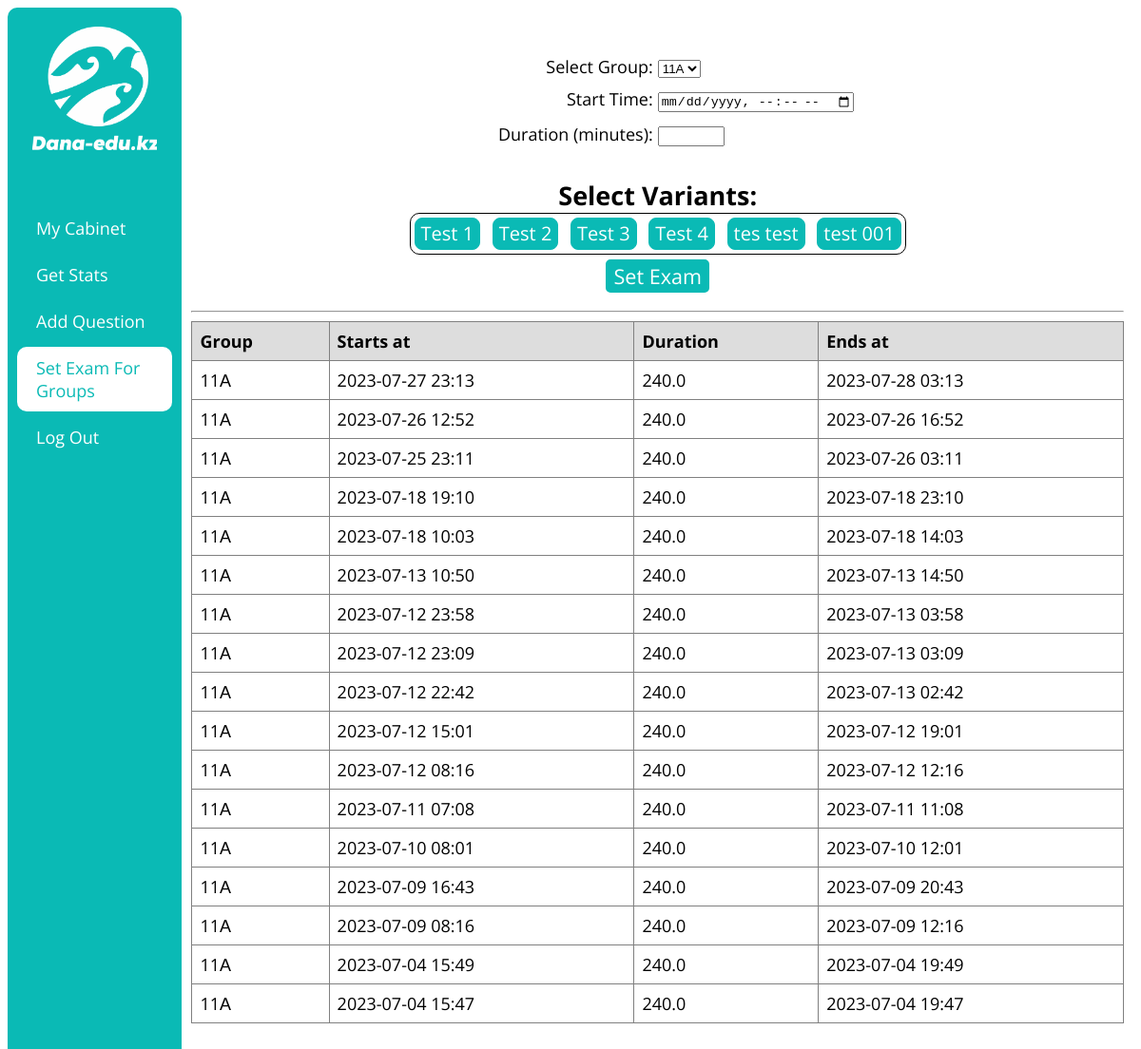
/set_exam_for_groups (signed in), run on an earlier commit of the app's database.
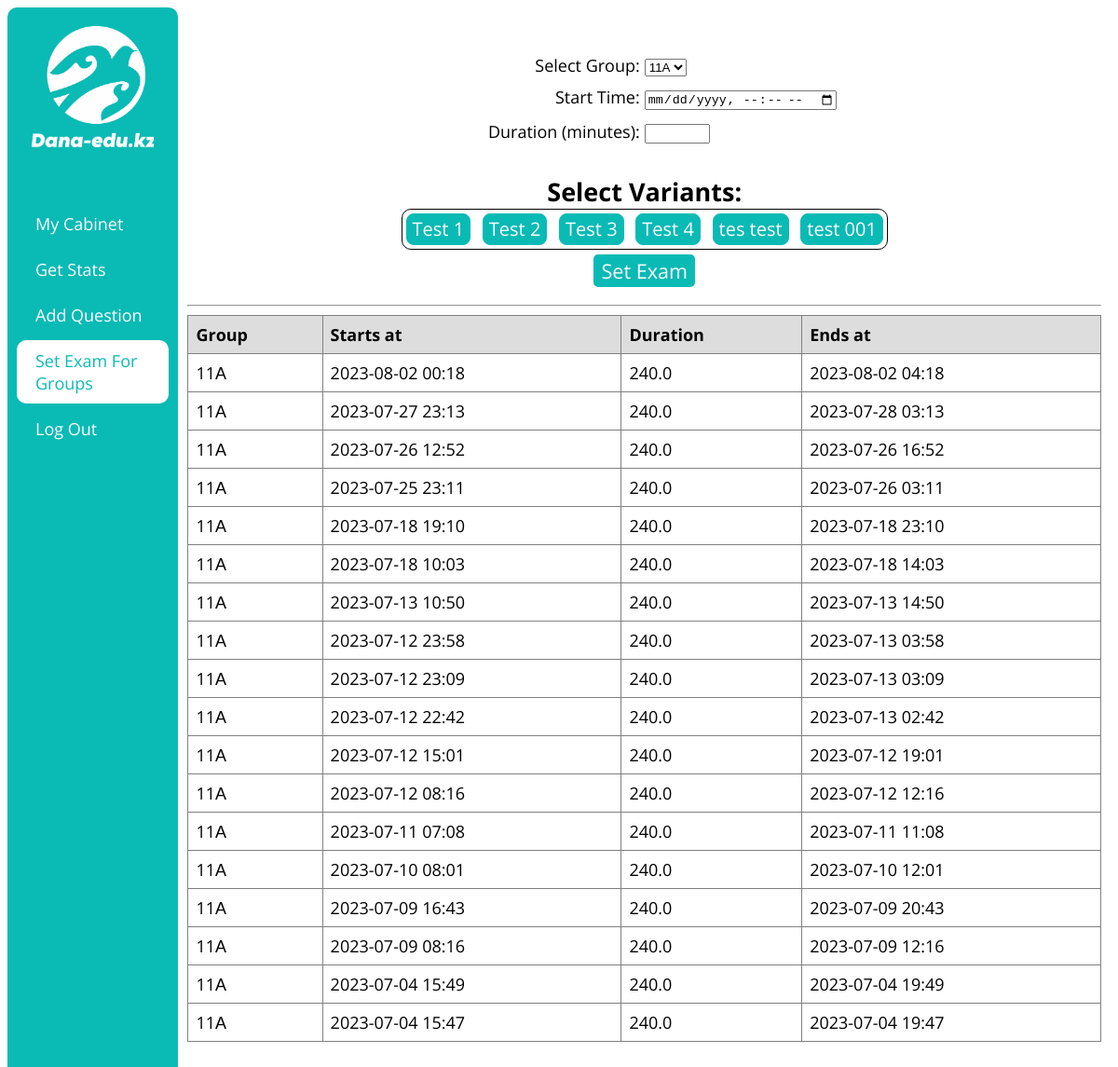
And on a later commit of the database.
### examapp/models.py (models this page shows, shortened)
class Variant(models.Model):
    name = models.CharField(max_length=100)
    exam_type = models.CharField(max_length=10, choices=getExamTypesChoices())

class ExamForGroup(models.Model):
    group = models.ForeignKey('Group', on_delete=models.CASCADE)
    variants = models.ManyToManyField('Variant')
    duration = models.FloatField(default=240)
    starts_at = models.DateTimeField()
    ends_at = models.DateTimeField(null=True, blank=True)
    ended_users = models.ManyToManyField('CustomUser', blank=True)

class Group(models.Model):
    number = models.SmallIntegerField(choices=getNumberChoices())
    literal = models.CharField(choices=getLiteralChoices(), max_length=1)
    school = models.ForeignKey('School', on_delete=models.CASCADE)
    def __str__(self):
        return str(self.number) + str(self.literal)

### examapp/views.py (the view, shortened to what this page needs)
# urls.py: path('set_exam_for_groups', setExamForGroup, name='set_exam_for_groups_url'),
@login_required(login_url='login_url')
def setExamForGroup(request):
    if request.user.type != 'MO':
        return redirect('home_url')
    if request.method == 'GET':
        context = {'groups': Group.objects.all(),
                   'variants': Variant.objects.all(),
                   'exam_for_groups': ExamForGroup.objects.all().order_by('-pk'),
                   'urls': getUserUrls(request.user)}
        return render(request, 'set_exam_for_groups_page.html', context)

### examapp/functions.py (called while the page is built)
def getUserUrls(user) -> []:
    urls = [{'text': 'My Cabinet', 'url': 'cabinet_url'}]
    if user.type == 'PU':
        urls.append({'text': 'Init Exam', 'url': 'exam_init_url'})
        urls.append({'text': 'Exam Results', 'url': 'exam_results_url'})
    if user.type == 'MO':
        urls.append({'text': 'Get Stats', 'url': 'get_stats_url'})
        urls.append({'text': 'Add Question', 'url': 'add_questions_init_url'})
        urls.append({'text': 'Set Exam For Groups', 'url': 'set_exam_for_groups_url'})
    urls.append({'text': 'Log Out', 'url': 'logout_url'})
    return urls

### templates/set_exam_for_groups_page.html (shortened to what this page needs)
{% extends 'base.html' %}
{% block content %}
    <div align="center" style="font-size: 18px;">
        <form id="group-form" class="form" action="{% url 'set_exam_for_groups_url' %}" method="post">
            <p>
                <label for="group">Select Group: </label>
                <select id="group" name="group">
                    {% for group in groups %}
                        <option value="{{ group.id }}">{{ group.number }}{{ group.literal }}</option>
                    {% endfor %}
                </select>
            </p>
            <p>
                <label for="start_time">Start Time: </label>
                <input type="datetime-local" id="start_time" name="start_time" required>
            </p>
            <p>
                <label for="duration">Duration (minutes): </label>
                <input type="number" id="duration" name="duration" style="width:30%" required>
            </p>
        </form>
        <h2 style="margin-bottom: 0px;">Select Variants:</h2>
        <div id="variants" align="center">
            {% for variant in variants %}
                <button class="question_button" onclick="selectVariant({{ variant.id }})" style="width: auto; border: 1px solid #0ABAB5; border-radius: 8px;">{{ variant.name }}</button>
            {% endfor %}
        </div>
        <input class="btn" form="group-form" type="submit" value="Set Exam" style="font-size: 120%">
        <hr>
        <table class="groups_exams">
            <tr>
                <th>Group</th>
                <th>Starts at</th>
                <th>Duration</th>
                <th>Ends at</th>
            </tr>
            {% for exam in exam_for_groups %}
                <tr>
                    <td>{{ exam.group }}</td>
                    <td>{{ exam.starts_at|date:'Y-m-d H:i' }}</td>
                    <td>{{ exam.duration }}</td>
                    <td>{{ exam.ends_at|date:'Y-m-d H:i' }}</td>
                </tr>
            {% endfor %}
        </table>
    </div>
{% endblock content %}

### templates/base.html (shortened to what this page needs)
<!DOCTYPE html>
{% load static %}
<html lang="en">
<head>
    <link rel="stylesheet" type="text/css" href="{% static 'css/style.css' %}?{% now 'U' %}">
</head>
<body>
    <div class="wrapper">
        <div id="sidebar">
            <a href="{% url 'home_url' %}">
                <img id="sidebar_logo" src="{% static 'images/sidebar-logo.png' %}">
            </a>
            <ul>
            {% for url in urls %}
                <li><a class="nav-link" href="{% url url.url %}">{{ url.text }}</a></li>
            {% endfor %}
            </ul>
        </div>
        <div id="content" class="content" align="center">
            {% block content %}
            {% endblock content %}
        </div>
    </div>
</body>
</html>

### static/css/style.css (style rules this page uses)
.wrapper { display: flex; }
#sidebar { background: #0ABAB5; flex: 1; border-radius: 10px; min-height: 95vh; color: #ffffff; margin: 0 0 5px; padding: 10px 10px; font-family: 'Open Sans', sans-serif; }
#sidebar a { font-family: 'Open Sans', sans-serif; font-size: 18px; color: #ffffff; }
#sidebar ul { list-style-type: none; margin: 0; padding: 0; }
#sidebar li { margin-bottom: 5px; }
#sidebar li a { display: block; text-decoration: none; padding: 10px 20px; border-radius: 10px; cursor: pointer; }
#sidebar .active { background-color: #ffffff; color: #0ABAB5; }
#sidebar_logo { max-width: 80%; max-height: 80%; display:block; margin:auto; padding: 10px 10px; margin-bottom: 50px; }
#content { flex: 6; overflow-y: scroll; height: 100vh; }
input, select { margin-bottom: 10px; margin-top: 5px; }
body { font-family: 'Open Sans', sans-serif; }
.groups_exams td, th { border: 1px solid grey; text-align: left; padding: 8px; }
.groups_exams { font-family: 'Open Sans', sans-serif; border-collapse: collapse; width: 100%; }
.groups_exams th { background-color: #dddddd; }
#content { margin: 10px; }
.question_button { font-size: 20px; font-family: 'Open Sans', sans-serif; background: #0ABAB5; border-radius: 5px; color: #ffffff; border: 2px solid #ffffff; margin: 4px; width: 34px; height: 34px; }
.btn { font-size: 20px; font-family: 'Open Sans', sans-serif; background: #0ABAB5; border-radius: 5px; color: #ffffff; border: 2px solid #0ABAB5; }
.form { display: table; margin-top: 40px; }
.form p { display: table-row; text-align: left; }
.form label { display: table-cell; text-align: right; padding-right: 5px; width: 50%; }
.form input { display: table-cell; }
#variants { border: 1px solid black; border-radius: 10px; margin-bottom = 10px; box-shadow = 10px 5px 5px grey; width: fit-content; max-width: 70%; }

What changed in the data, as far as the page shows it:
added ExamForGroup: group "11А", starts_at "2023-08-02 00:18", duration "240.0", ends_at "2023-08-02 04:18"
